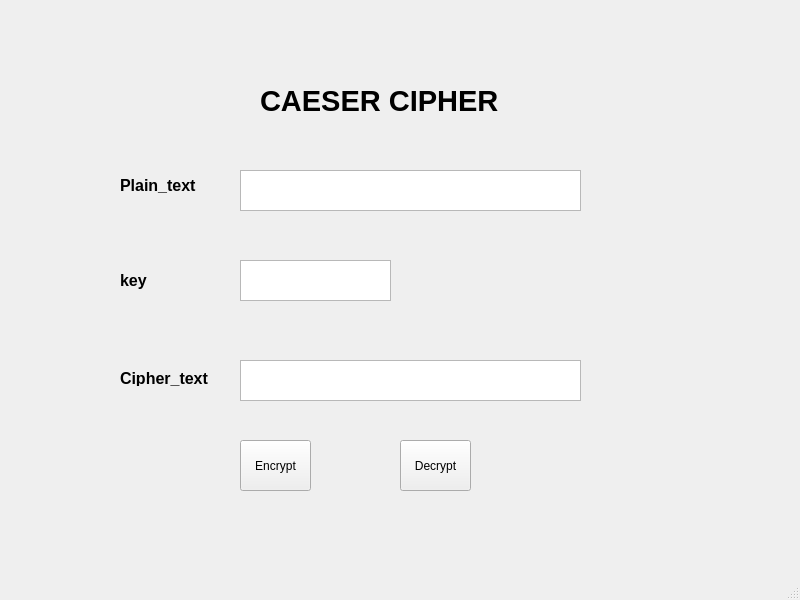
<?xml version="1.0" encoding="UTF-8"?>
<ui version="4.0">
 <class>MainWindow</class>
 <widget class="QMainWindow" name="MainWindow">
  <property name="geometry">
   <rect>
    <x>0</x>
    <y>0</y>
    <width>800</width>
    <height>600</height>
   </rect>
  </property>
  <property name="windowTitle">
   <string>MainWindow</string>
  </property>
  <widget class="QWidget" name="centralwidget">
   <widget class="QLabel" name="label">
    <property name="geometry">
     <rect>
      <x>260</x>
      <y>20</y>
      <width>291</width>
      <height>161</height>
     </rect>
    </property>
    <property name="font">
     <font>
      <pointsize>22</pointsize>
      <weight>75</weight>
      <bold>true</bold>
     </font>
    </property>
    <property name="text">
     <string>CAESER CIPHER</string>
    </property>
   </widget>
   <widget class="QPlainTextEdit" name="txt_plain_text">
    <property name="geometry">
     <rect>
      <x>240</x>
      <y>170</y>
      <width>341</width>
      <height>41</height>
     </rect>
    </property>
    <property name="font">
     <font>
      <pointsize>11</pointsize>
      <weight>75</weight>
      <bold>true</bold>
     </font>
    </property>
    <property name="plainText">
     <string/>
    </property>
   </widget>
   <widget class="QPlainTextEdit" name="txt_cipher_text">
    <property name="geometry">
     <rect>
      <x>240</x>
      <y>360</y>
      <width>341</width>
      <height>41</height>
     </rect>
    </property>
    <property name="font">
     <font>
      <pointsize>12</pointsize>
      <weight>75</weight>
      <bold>true</bold>
     </font>
    </property>
    <property name="plainText">
     <string/>
    </property>
   </widget>
   <widget class="QPlainTextEdit" name="txt_key">
    <property name="geometry">
     <rect>
      <x>240</x>
      <y>260</y>
      <width>151</width>
      <height>41</height>
     </rect>
    </property>
    <property name="font">
     <font>
      <pointsize>12</pointsize>
      <weight>75</weight>
      <bold>true</bold>
     </font>
    </property>
    <property name="plainText">
     <string/>
    </property>
   </widget>
   <widget class="QLabel" name="label_2">
    <property name="geometry">
     <rect>
      <x>120</x>
      <y>170</y>
      <width>101</width>
      <height>31</height>
     </rect>
    </property>
    <property name="font">
     <font>
      <pointsize>12</pointsize>
      <weight>75</weight>
      <bold>true</bold>
     </font>
    </property>
    <property name="text">
     <string>Plain_text</string>
    </property>
   </widget>
   <widget class="QLabel" name="label_3">
    <property name="geometry">
     <rect>
      <x>120</x>
      <y>270</y>
      <width>61</width>
      <height>21</height>
     </rect>
    </property>
    <property name="font">
     <font>
      <pointsize>12</pointsize>
      <weight>75</weight>
      <bold>true</bold>
     </font>
    </property>
    <property name="text">
     <string>key</string>
    </property>
   </widget>
   <widget class="QLabel" name="label_4">
    <property name="geometry">
     <rect>
      <x>120</x>
      <y>370</y>
      <width>111</width>
      <height>16</height>
     </rect>
    </property>
    <property name="font">
     <font>
      <pointsize>12</pointsize>
      <weight>75</weight>
      <bold>true</bold>
     </font>
    </property>
    <property name="text">
     <string>Cipher_text</string>
    </property>
   </widget>
   <widget class="QToolButton" name="btn_en">
    <property name="geometry">
     <rect>
      <x>240</x>
      <y>440</y>
      <width>71</width>
      <height>51</height>
     </rect>
    </property>
    <property name="text">
     <string>Encrypt</string>
    </property>
   </widget>
   <widget class="QToolButton" name="btn_de">
    <property name="geometry">
     <rect>
      <x>400</x>
      <y>440</y>
      <width>71</width>
      <height>51</height>
     </rect>
    </property>
    <property name="text">
     <string>Decrypt</string>
    </property>
   </widget>
  </widget>
  <widget class="QMenuBar" name="menubar">
   <property name="geometry">
    <rect>
     <x>0</x>
     <y>0</y>
     <width>800</width>
     <height>21</height>
    </rect>
   </property>
  </widget>
  <widget class="QStatusBar" name="statusbar"/>
 </widget>
 <resources/>
 <connections/>
</ui>
